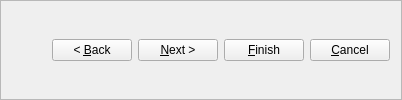
    <widget class="QFrame" name="frame">
     <property name="sizePolicy">
      <sizepolicy hsizetype="MinimumExpanding" vsizetype="Fixed">
       <horstretch>1</horstretch>
       <verstretch>0</verstretch>
      </sizepolicy>
     </property>
     <property name="minimumSize">
      <size>
       <width>400</width>
       <height>50</height>
      </size>
     </property>
     <property name="frameShape">
      <enum>QFrame::Shape::StyledPanel</enum>
     </property>
     <property name="frameShadow">
      <enum>QFrame::Shadow::Raised</enum>
     </property>
     <layout class="QHBoxLayout">
      <item>
       <spacer>
        <property name="orientation">
         <enum>Qt::Orientation::Horizontal</enum>
        </property>
        <property name="sizeHint" stdset="0">
         <size>
          <width>40</width>
          <height>20</height>
         </size>
        </property>
       </spacer>
      </item>
      <item>
       <widget class="QPushButton" name="backButton">
        <property name="text">
         <string>&lt; &amp;Back</string>
        </property>
       </widget>
      </item>
      <item>
       <widget class="QPushButton" name="nextButton">
        <property name="text">
         <string>&amp;Next &gt;</string>
        </property>
        <property name="flat">
         <bool>false</bool>
        </property>
       </widget>
      </item>
      <item>
       <widget class="QPushButton" name="finishButton">
        <property name="text">
         <string>&amp;Finish</string>
        </property>
        <property name="flat">
         <bool>false</bool>
        </property>
       </widget>
      </item>
      <item>
       <widget class="QPushButton" name="cancelButton">
        <property name="text">
         <string>&amp;Cancel</string>
        </property>
       </widget>
      </item>
     </layout>
    </widget>
